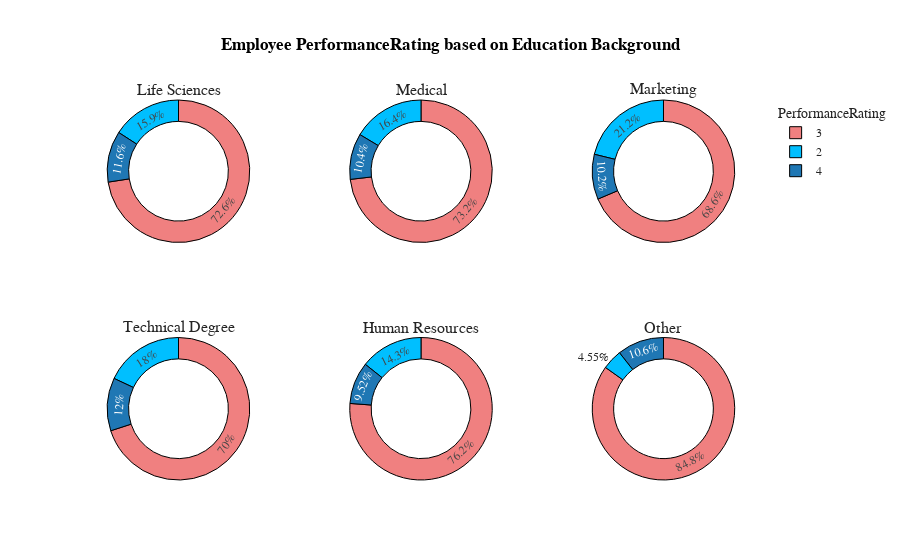

Source (notebook cell):
### Markdown cell above
Perfomance Rating based on Education Background

### Code cell
bus=data.groupby(['EducationBackground','PerformanceRating'],as_index=False)['EmpNumber'].count()
bus.rename(columns={'EmpNumber':'Count'},inplace=True)
fig=go.Figure()
fig = make_subplots(rows=2, cols=3, specs=[[{"type": "pie"}, {"type": "pie"}, {"type": "pie"}],[{"type": "pie"}, {"type": "pie"}, {"type": "pie"}]],subplot_titles=('Life Sciences', 'Medical','Marketing','Technical Degree','Human Resources','Other'))

fig.add_trace(go.Pie(values=bus[bus['EducationBackground']=='Life Sciences']['Count'],labels=bus[bus['EducationBackground']=='Life Sciences']['PerformanceRating'],hole=0.7,marker_colors=['DeepSkyBlue','LightCoral'],name='Life Sciences',showlegend=False),row=1,col=1)
fig.add_trace(go.Pie(values=bus[bus['EducationBackground']=='Medical']['Count'],labels=bus[bus['EducationBackground']=='Medical']['PerformanceRating'],hole=0.7,marker_colors=['DeepSkyBlue','LightCoral'],name='Medical',showlegend=False),row=1,col=2)
fig.add_trace(go.Pie(values=bus[bus['EducationBackground']=='Marketing']['Count'],labels=bus[bus['EducationBackground']=='Marketing']['PerformanceRating'],hole=0.7,marker_colors=['DeepSkyBlue','LightCoral'],name='Marketing',showlegend=True),row=1,col=3)
fig.add_trace(go.Pie(values=bus[bus['EducationBackground']=='Technical Degree']['Count'],labels=bus[bus['EducationBackground']=='Technical Degree']['PerformanceRating'],hole=0.7,marker_colors=['DeepSkyBlue','LightCoral'],name='Technical Degree',showlegend=False),row=2,col=1)
fig.add_trace(go.Pie(values=bus[bus['EducationBackground']=='Human Resources']['Count'],labels=bus[bus['EducationBackground']=='Human Resources']['PerformanceRating'],hole=0.7,marker_colors=['DeepSkyBlue','LightCoral'],name='Human Resources',showlegend=False),row=2,col=2)
fig.add_trace(go.Pie(values=bus[bus['EducationBackground']=='Other']['Count'],labels=bus[bus['EducationBackground']=='Other']['PerformanceRating'],hole=0.7,marker_colors=['DeepSkyBlue','LightCoral'],name='Other',showlegend=False),row=2,col=3)

fig.update_layout(title_x=0.5,template='simple_white',showlegend=True,legend_title_text="PerformanceRating",title_text='<b style="color:black; font-size:100%;">Employee PerformanceRating based on Education Background',font_family="Times New Roman",title_font_family="Times New Roman")
fig.update_traces(marker=dict(line=dict(color='#000000', width=1)))

### Figure 1 — Plotly figure (JSON) as saved in the notebook; plotly's stock layout.template omitted (floating-point values rounded to 4 significant figures)
{"data": [{"domain": {"x": [0, 0.2889], "y": [0.625, 1]}, "hole": 0.7, "labels": [2, 3, 4], "marker": {"colors": ["DeepSkyBlue", "LightCoral"], "line": {"color": "#000000", "width": 1}}, "name": "Life Sciences", "showlegend": false, "type": "pie", "values": [78, 357, 57]}, {"domain": {"x": [0.3556, 0.6444], "y": [0.625, 1]}, "hole": 0.7, "labels": [2, 3, 4], "marker": {"colors": ["DeepSkyBlue", "LightCoral"], "line": {"color": "#000000", "width": 1}}, "name": "Medical", "showlegend": false, "type": "pie", "values": [63, 281, 40]}, {"domain": {"x": [0.7111, 1], "y": [0.625, 1]}, "hole": 0.7, "labels": [2, 3, 4], "marker": {"colors": ["DeepSkyBlue", "LightCoral"], "line": {"color": "#000000", "width": 1}}, "name": "Marketing", "showlegend": true, "type": "pie", "values": [29, 94, 14]}, {"domain": {"x": [0, 0.2889], "y": [0, 0.375]}, "hole": 0.7, "labels": [2, 3, 4], "marker": {"colors": ["DeepSkyBlue", "LightCoral"], "line": {"color": "#000000", "width": 1}}, "name": "Technical Degree", "showlegend": false, "type": "pie", "values": [18, 70, 12]}, {"domain": {"x": [0.3556, 0.6444], "y": [0, 0.375]}, "hole": 0.7, "labels": [2, 3, 4], "marker": {"colors": ["DeepSkyBlue", "LightCoral"], "line": {"color": "#000000", "width": 1}}, "name": "Human Resources", "showlegend": false, "type": "pie", "values": [3, 16, 2]}, {"domain": {"x": [0.7111, 1], "y": [0, 0.375]}, "hole": 0.7, "labels": [2, 3, 4], "marker": {"colors": ["DeepSkyBlue", "LightCoral"], "line": {"color": "#000000", "width": 1}}, "name": "Other", "showlegend": false, "type": "pie", "values": [3, 56, 7]}], "layout": {"annotations": [{"font": {"size": 16}, "showarrow": false, "text": "Life Sciences", "x": 0.1444, "xanchor": "center", "xref": "paper", "y": 1, "yanchor": "bottom", "yref": "paper"}, {"font": {"size": 16}, "showarrow": false, "text": "Medical", "x": 0.5, "xanchor": "center", "xref": "paper", "y": 1, "yanchor": "bottom", "yref": "paper"}, {"font": {"size": 16}, "showarrow": false, "text": "Marketing", "x": 0.8556, "xanchor": "center", "xref": "paper", "y": 1, "yanchor": "bottom", "yref": "paper"}, {"font": {"size": 16}, "showarrow": false, "text": "Technical Degree", "x": 0.1444, "xanchor": "center", "xref": "paper", "y": 0.375, "yanchor": "bottom", "yref": "paper"}, {"font": {"size": 16}, "showarrow": false, "text": "Human Resources", "x": 0.5, "xanchor": "center", "xref": "paper", "y": 0.375, "yanchor": "bottom", "yref": "paper"}, {"font": {"size": 16}, "showarrow": false, "text": "Other", "x": 0.8556, "xanchor": "center", "xref": "paper", "y": 0.375, "yanchor": "bottom", "yref": "paper"}], "font": {"family": "Times New Roman"}, "legend": {"title": {"text": "PerformanceRating"}}, "showlegend": true, "title": {"font": {"family": "Times New Roman"}, "text": "<b style=\"color:black; font-size:100%;\">Employee PerformanceRating based on Education Background", "x": 0.5}}}
